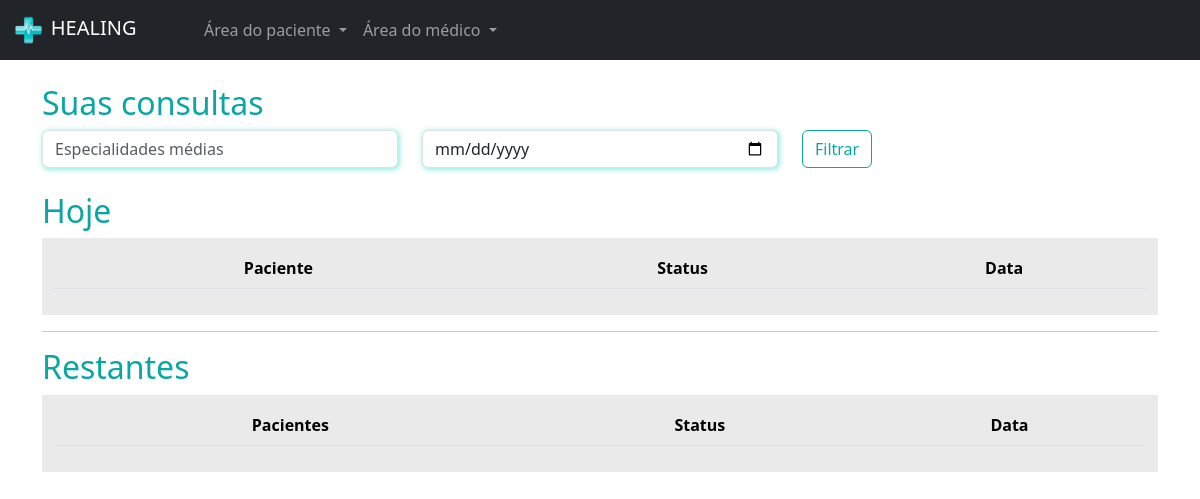
/medicos/consultas_medico/ (signed in), run on an earlier commit of the app's database.
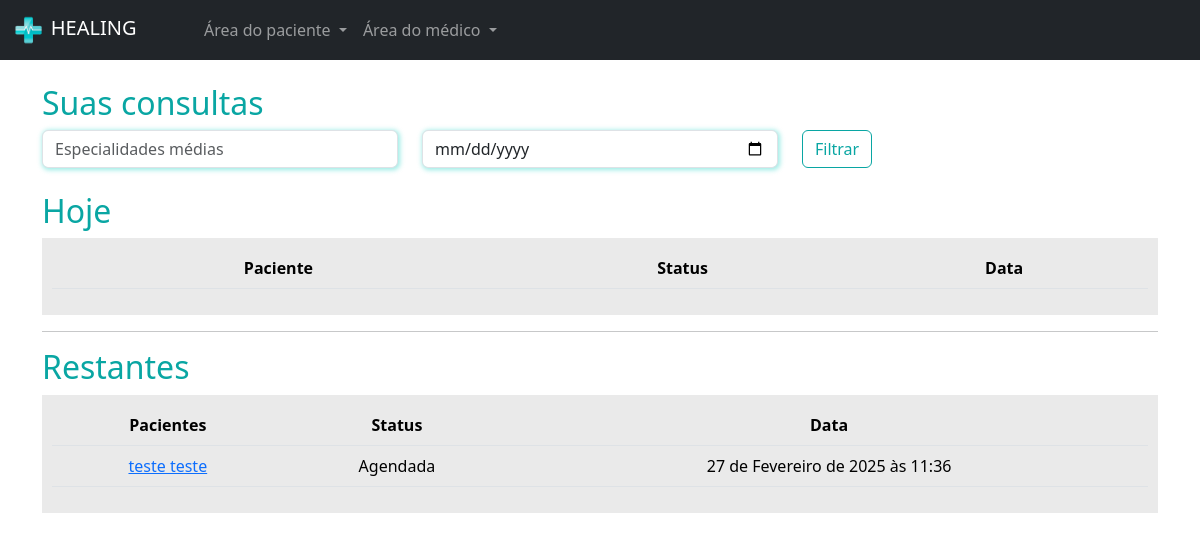
And on a later commit of the database.
### paciente/models.py (models this page shows, shortened)
class Consulta(models.Model):
    status_choices = (
        ('A', 'Agendada'),
        ('F', 'Finalizada'),
        ('C', 'Ccancelada'),
        ('I', 'Iniciada')
    )
    paciente = models.ForeignKey(User, on_delete=models.DO_NOTHING)
    data_aberta = models.ForeignKey(DatasAbertas, on_delete=models.DO_NOTHING)
    status = models.CharField(max_length=1, choices=status_choices,default='A')
    link = models.URLField(null=True, blank=True)

### medico/models.py (models this page shows, shortened)
class DatasAbertas(models.Model):
    data = models.DateTimeField()
    user = models.ForeignKey(User, on_delete=models.DO_NOTHING) # Médico
    agendado = models.BooleanField(default=False)

### medico/views.py (the view)
# urls.py: path('consultas_medico/', views.consultas_medico, name="consultas_medico"),
@login_required
def consultas_medico(request):
    if not is_medico(request.user):
        messages.add_message(request, constants.WARNING, 'Somente médicos podem abrir horário')
        return redirect('/usuarios/sair')
    hoje = datetime.now().date()
    consultas_hoje = Consulta.objects.filter(data_aberta__user=request.user).filter(data_aberta__data__gte=hoje).filter(data_aberta__data__lt=hoje + timedelta(days=1))
    consultas_restantes = Consulta.objects.exclude(id__in=consultas_hoje.values('id')).filter(data_aberta__user=request.user)
    print(consultas_hoje.values('id'))
    return render(request, 'consultas_medico.html', {'consultas_hoje': consultas_hoje, 'consultas_restantes': consultas_restantes, 'is_medico': is_medico(request.user)})

### medico/models.py (called while the page is built)
def is_medico(user):
    return DadosMedico.objects.filter(user=user).exists()

### medico/templates/consultas_medico.html (shortened to what this page needs)
{% extends "base.html" %}
{% load static %}
{% block 'head' %}
    <link rel="stylesheet" href="{% static 'medicos/css/abrir_horario.css' %}">
    <link rel="stylesheet" href="{% static 'usuarios/css/usuarios.css' %}">
    <link rel="stylesheet" href="{% static 'medicos/css/cadastro_medico.css' %}">
    <link rel="stylesheet" href="{% static 'pacientes/css/home.css' %}">
    <link rel="stylesheet" href="https://cdn.jsdelivr.net/npm/bootstrap-icons@1.11.3/font/bootstrap-icons.min.css">
{% endblock 'head' %}
{% block 'body' %}
{% include "partials/navbar.html" %}
    <div class="container">
        <br>
        <h2><span class="color-dark">Suas consultas</span></h2>
        <div class="row">
            <div class="col-md">
                <input type="text" name="especialidades" id="" class="form-control shadow-main-color" placeholder="Especialidades médias">
            </div>
            <div class="col-md">
                <input type="date" name="data" id="" class="form-control shadow-main-color" placeholder="Data da consulta">
            </div>
            <div class="col-md">
                <input type="submit" value="Filtrar" class="btn btn-dark-color-outline">
            </div>
        </div>
        <br>
        <h2><span class="color-dark">Hoje</span></h2>
        <div class="list-minhas-consultas">
            <table class="table">
                <thead>
                    <tr>
                        <th scope="col">Paciente</th>
                        <th scope="col">Status</th>
                        <th scope="col">Data</th>
                    </tr>
                </thead>
            </table>
        </div>
        <hr>
        <h2><span class="color-dark">Restantes</span></h2>
        <div class="list-minhas-consultas">
            <table class="table">
                <thead>
                    <tr>
                        <th scope="col">Pacientes</th>
                        <th scope="col">Status</th>
                        <th scope="col">Data</th>
                    </tr>
                </thead>
                <tbody>
                    {% for consulta in consultas_restantes %}
                        <tr>
                            <td><a href="{% url 'consulta_area_medico' consulta.id %}">{{consulta.paciente}}</a></td>
                            <td>{{consulta.get_status_display}}</td>
                            <td>{{consulta.data_aberta.data}}</td>
                        </tr>
                    {% endfor %}
                </tbody>
            </table>
        </div>
    </div>
{% endblock 'body' %}

What changed in the data, as far as the page shows it:
added Consulta: paciente "teste teste", status "Agendada", data_aberta.data "27 de Fevereiro de 2025 às 11:36"
